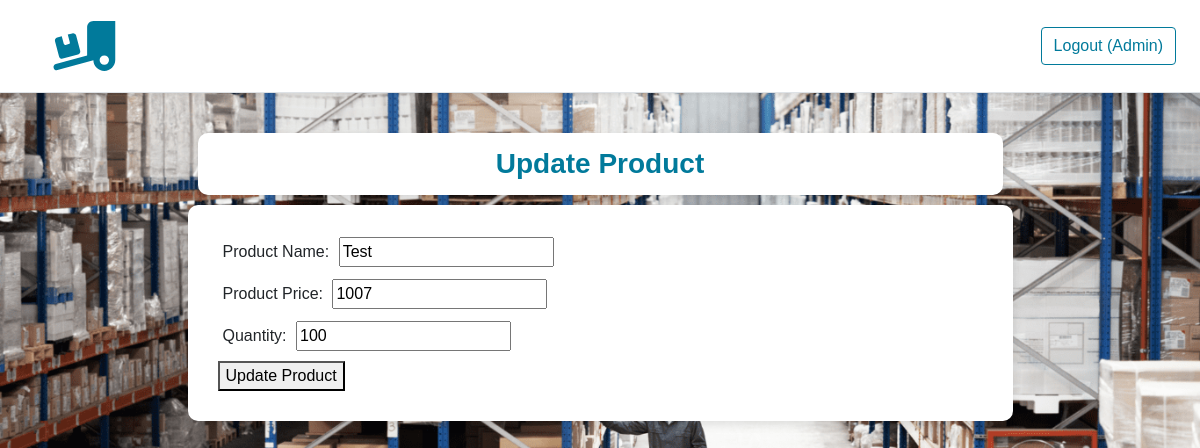
The app's page /dashboard/update_product/294/ (signed in) with its own data.
### dashboard/models.py (models this page shows, shortened)
class Available_product_table(models.Model):
    id = models.AutoField(primary_key=True)
    product_name = models.CharField(max_length=50)
    product_price = models.IntegerField()
    product_quantity = models.IntegerField()

### dashboard/views.py (the view)
# urls.py: path('update_product/<int:product_id>/', views.update_product, name='update_product'),
@login_required
def update_product(request, product_id):
    product = models.Available_product_table.objects.get(pk=product_id)
    if request.method == 'POST':
        product.product_name = request.POST['product_name']
        product.product_price = request.POST['product_price']
        product.product_quantity = request.POST['product_quantity']
        product.save()
        return redirect('dashboard:product_list')
    return render(request, 'dashboard/update_product.html', {'title': 'Update Product', 'product': product})

### dashboard/templates/dashboard/update_product.html (shortened to what this page needs)
{% extends 'dashboard/base.html' %}
{% block dashboardcontent %}
    <div class="content-card mx-auto">
        <form method="POST">
            <div>
                <label for="product_name">Product Name:</label>
                <input type="text" id="product_name" name="product_name" value="{{ product.product_name }}">
            </div>
            <div>
                <label for="product_price">Product Price:</label>
                <input type="text" id="product_price" name="product_price" value="{{ product.product_price }}">
            </div>
            <div>
                <label for="quantity">Quantity:</label>
                <input type="text" id="quantity" name="product_quantity" value="{{ product.product_quantity }}">
            </div>
            <button type="submit">Update Product</button>
        </form>
    </div>
{% endblock %}

### templates/base.html (shortened to what this page needs)
{% load static %}
<!DOCTYPE html>
<html lang="en">
<head>
    <link rel="stylesheet" href="https://cdn.jsdelivr.net/npm/bootstrap@4.6.2/dist/css/bootstrap.min.css"
>
    <link rel="stylesheet" href="https://cdnjs.cloudflare.com/ajax/libs/font-awesome/6.2.0/css/all.min.css"
/>
    <link rel="stylesheet" href="{% static 'css/style.css' %}">
</head>
<body>
<div class="d-flex flex-column flex-md-row align-items-center p-3 px-md-4 mb-3 bg-white border-bottom shadow-sm">
    {% if user.is_authenticated %}
        <a class="navbar-brand my-0 mr-md-auto" href="{% url 'dashboard:dashboard_index' %}">
            <img src="{% static 'img/logo.svg' %}" alt="logo" width="120" height="50" alt="Logo" loading="lazy">
        </a>
        <button class="btn btn-outline logout-btn" onclick="location.href='{% url 'logout' %}'">Logout
            ({{ user.username | capfirst }})
        </button>
    {% else %}
        <a class="navbar-brand my-0 mr-md-auto" href="{% url 'index' %}">
            <img src="{% static 'img/logo.svg' %}" alt="logo" width="130" height="30" alt="Logo" loading="lazy">
        </a>
        <button class="btn btn-outline logout-btn" onclick="location.href='{% url 'login' %}'">Login</button>
    {% endif %}
</div>
{% block content %}
{% endblock %}
</body>
</html>

### static/css/style.css (style rules this page uses)
* { font-family: 'Poppins', sans-serif; }
.logout-btn { color: #017a9b; border: 1px solid #017a9b; }
body { background-image: url('/static/img/inventory-manage-back.png'); background-size: 100%; }
label { background: #ffffff; padding: 5px; }
.content-card { background-color: #fff; padding: 30px; border-radius: 10px; box-shadow: 0 4px 8px rgba(0, 0, 0, 0.1); }

### records on screen
Available_product_table: product_name "Test", product_price "1007", product_quantity "100"

### other values on screen
{{ user.username | capfirst }} "Admin"
{{ title }} "Update Product"
